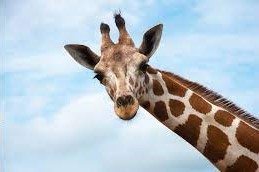
#> input picture giraffe.jpg, 259 x 172 px
$ python cv1.2.py
#> lines starting #> are read from the running program, lines starting #| are printed output that depends on the picture; after the words box and inside, x2 and y2 are one past the last pixel; in counts of white or black regions, pixels touching at a corner belong together
# 26.02.2023
import cv2

img=cv2.imread('giraffe.jpg')
#> img is the input picture: shape (172, 259, 3); mean B, G, R 200.6, 191.9, 180.8
cv2.imshow('Original Giraffe',img)

# converting to grayscale
gray=cv2.cvtColor(img, cv2.COLOR_BGR2GRAY)
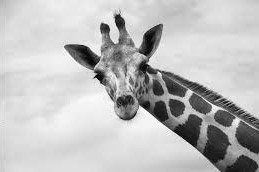
#> gray: shape (172, 259); min 0, max 255, mean 189.6
cv2.imshow('Gray Giraffe',gray)

# bluring
blur= cv2.GaussianBlur(img,(3,3),cv2.BORDER_DEFAULT)
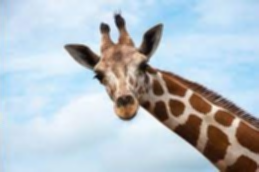
#> blur: shape (172, 259, 3); mean B, G, R 200.6, 191.9, 180.8
cv2.imshow('Blurry Giraffe',blur)

# edge cascade
canny= cv2.Canny(img,125,175)
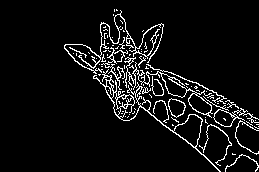
#> canny: shape (172, 259); 6.8% white in thin lines or dots, all inside (x1, y1, x2, y2) = (64, 9, 259, 172)
cv2.imshow('Giraffe Edges', canny)

# blur edge cascade
# for reducing edges
canny= cv2.Canny(blur,125,175)
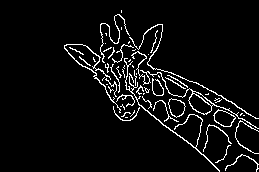
#> canny: shape (172, 259); 5.5% white in thin lines or dots, all inside (x1, y1, x2, y2) = (64, 10, 259, 172)
cv2.imshow('Blurry Giraffe Edges', canny)

# dilating the image
dilated= cv2.dilate(canny,(3,3),iterations=1)
cv2.imshow('Dilated Giraffe',dilated)

# eroding
eroded=cv2.erode(dilated,(3,3),iterations=1)
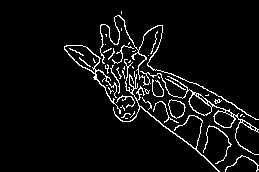
#> eroded: shape (172, 259); 5.7% white in thin lines or dots, all inside (x1, y1, x2, y2) = (64, 11, 259, 172)
cv2.imshow('Eroded Giraffe',eroded)

# resize
# INTER_AREA is useful while you're shrinking
# INTER_LINEAR is useful while enlarging
# INTER_CUBIC slow but higher quality
resized= cv2.resize(img,(500,500),interpolation=cv2.INTER_CUBIC)
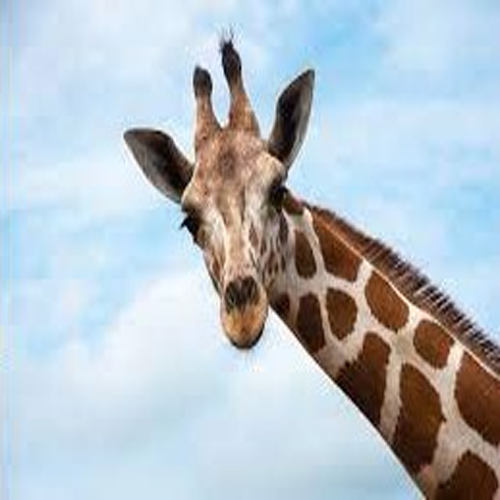
#> resized: shape (500, 500, 3); mean B, G, R 200.6, 191.9, 180.8
cv2.imshow('Resized Giraffe',resized)

# cropping
cropped=img[10:125,63:170]
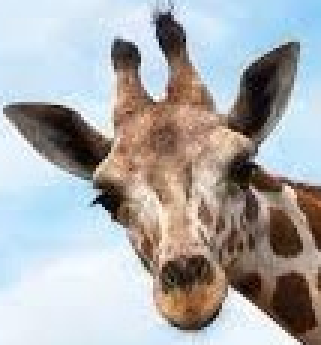
#> cropped: shape (115, 107, 3) (shown 3 times larger); mean B, G, R 172.4, 171.4, 171.1
cv2.imshow('Cropped Giraffe',cropped)

cv2.waitKey(0)
cv2.destroyAllWindows()
